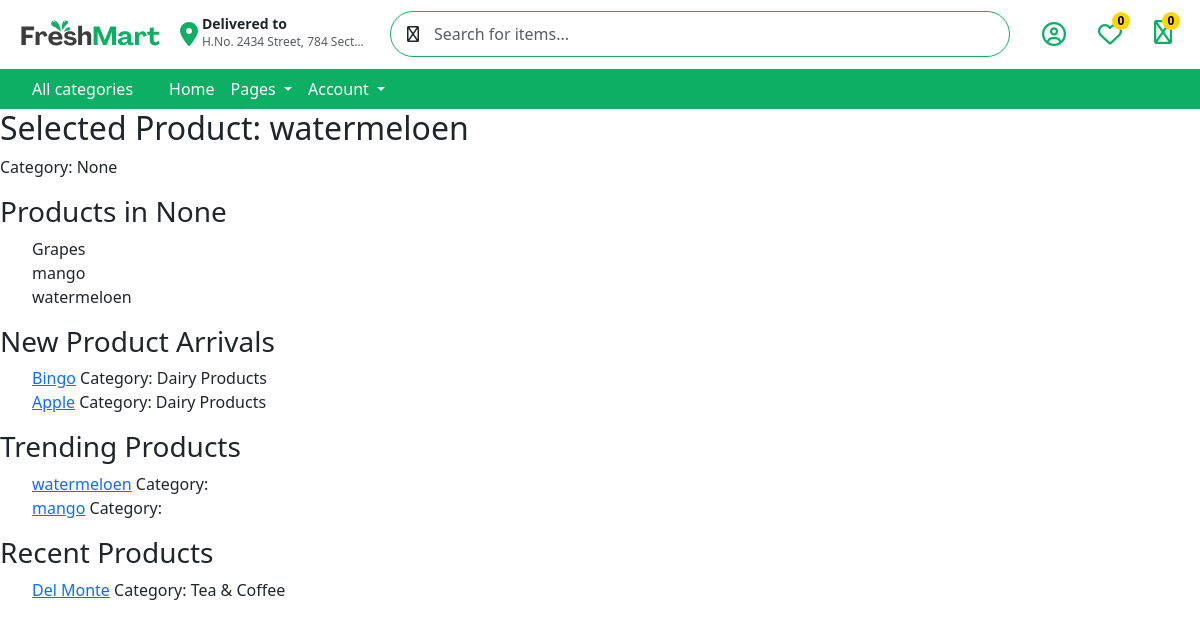
The page /categorypage/9 on the database its author committed.
### admindashboard/models.py (models this page shows, shortened)
class product(models.Model):
    class ProductChoices(models.TextChoices):
        INSTOCK = 'IN STOCK', 'IN STOCK'
        OUTOFSTOCK = 'OUT OF STOCK', 'OUT OF STOCK'
    class StateChoices(models.TextChoices):
        RECENT_PRODUCT = 'RECENT PRODUCT', 'Recent Product'
        FEATURED_PRODUCT = 'FEATURED PRODUCT', 'Featured Product'
        TRENDING_PRODUCT = 'TRENDING PRODUCT', 'Trending Product'
        NEW_PRODUCT_ARRIVALS = 'NEW PRODUCT ARRIVALS', 'New Product Arrivals'
    product_name = models.CharField(max_length=255)
    product_category = models.ForeignKey(Category, on_delete=models.CASCADE, null=True, blank=True)
    product_state = models.ManyToManyField(StateChoicesTag, blank=True)
    product_img = models.ImageField(null=True, blank=True, upload_to="product_img/")
    product_weight = models.CharField(max_length=255)
    product_available = models.CharField(max_length=255, choices=ProductChoices.choices, default=ProductChoices.INSTOCK)
    product_qty = models.IntegerField()
    product_orginalprice = models.IntegerField(null=True, blank=True)
    product_discountprice = models.IntegerField(null=True, blank=True)
    product_priceoff = models.IntegerField(null=True, blank=True)

class Category(models.Model):
    genre = models.CharField(max_length=15)
    class Meta:
        verbose_name = 'Category'
        verbose_name_plural = 'Categories'

### customer/views.py (the view)
# urls.py: path('categorypage/<int:id>', views.categorypage, name='categorypage'),
def categorypage(request, id):
    cat = get_object_or_404(product, id=id)
    prod = product.objects.filter(product_category=cat.product_category)
    new_arrival_tag, _ = StateChoicesTag.objects.get_or_create(state=product.StateChoices.NEW_PRODUCT_ARRIVALS)
    trending_tag, _ = StateChoicesTag.objects.get_or_create(state=product.StateChoices.TRENDING_PRODUCT)
    recent_tag, _ = StateChoicesTag.objects.get_or_create(state=product.StateChoices.RECENT_PRODUCT)
    new_arrivals = product.objects.filter(product_state=new_arrival_tag)
    trending_products = product.objects.filter(product_state=trending_tag)
    recent_products = product.objects.filter(product_state=recent_tag)
    return render(request, 'categorypage.html', {
        'cat': cat,
        'prod': prod,
        'new_arrivals': new_arrivals,
        'trending_products': trending_products,
        'recent_products': recent_products,
    })

### customer/templates/categorypage.html
{% include 'base.html' %}
<h2>Selected Product: {{ cat.product_name }}</h2>
<p>Category: {{ cat.product_category }}</p>
<section class="product-section">
    <h3>Products in {{ cat.product_category }}</h3>
    <ul>
        {% for i in prod %}
            <li>
                <a class="dropdown-item" href="{% url 'categorypage' i.id %}">{{ i.product_name }}</a>
            </li>
        {% empty %}
            <li>No products available.</li>
        {% endfor %}
    </ul>
</section>
<section class="new-arrivals-section">
    <h3>New Product Arrivals</h3>
    <ul>
        {% for i in new_arrivals %}
            <li>
                <a href="{% url 'product-details' i.id %}">{{ i.product_name }}</a>
                <span>Category: {{ i.product_category.genre }}</span>
            </li>
        {% empty %}
            <li>No new arrivals available.</li>
        {% endfor %}
    </ul>
</section>
<section class="trending-products-section">
    <h3>Trending Products</h3>
    <ul>
        {% for i in trending_products %}
            <li>
                <a href="{% url 'product-details' i.id %}">{{ i.product_name }}</a>
                <span>Category: {{ i.product_category.genre }}</span>
            </li>
        {% empty %}
            <li>No trending products available.</li>
        {% endfor %}
    </ul>
</section>
<section class="recent-products-section">
    <h3>Recent Products</h3>
    <ul>
        {% for i in recent_products %}
            <li>
                <a href="{% url 'product-details' i.id %}">{{ i.product_name }}</a>
                <span>Category: {{ i.product_category.genre }}</span>
            </li>
        {% empty %}
            <li>No recent products available.</li>
        {% endfor %}
    </ul>
</section>

### customer/static/css/style.css (style rules this page uses)
:root { --top-padding-x: 0; --top-padding-y: 0.5rem; --main-light-success-color: #cffdd6; --main-succces-color: #0caf64; --count-bg-color: #ffd500; --count-text-color: #000000; --light-black-dark-color: #515460; }
li { list-style: none; }

### rows shown on the page
product: product_name "watermeloen", product_category "None"
product: product_name "Grapes"
product: product_name "mango"
product: product_name "Bingo", product_category.genre "Dairy Products"
product: product_name "Apple", product_category.genre "Dairy Products"
product: product_name "Del Monte", product_category.genre "Tea & Coffee"
